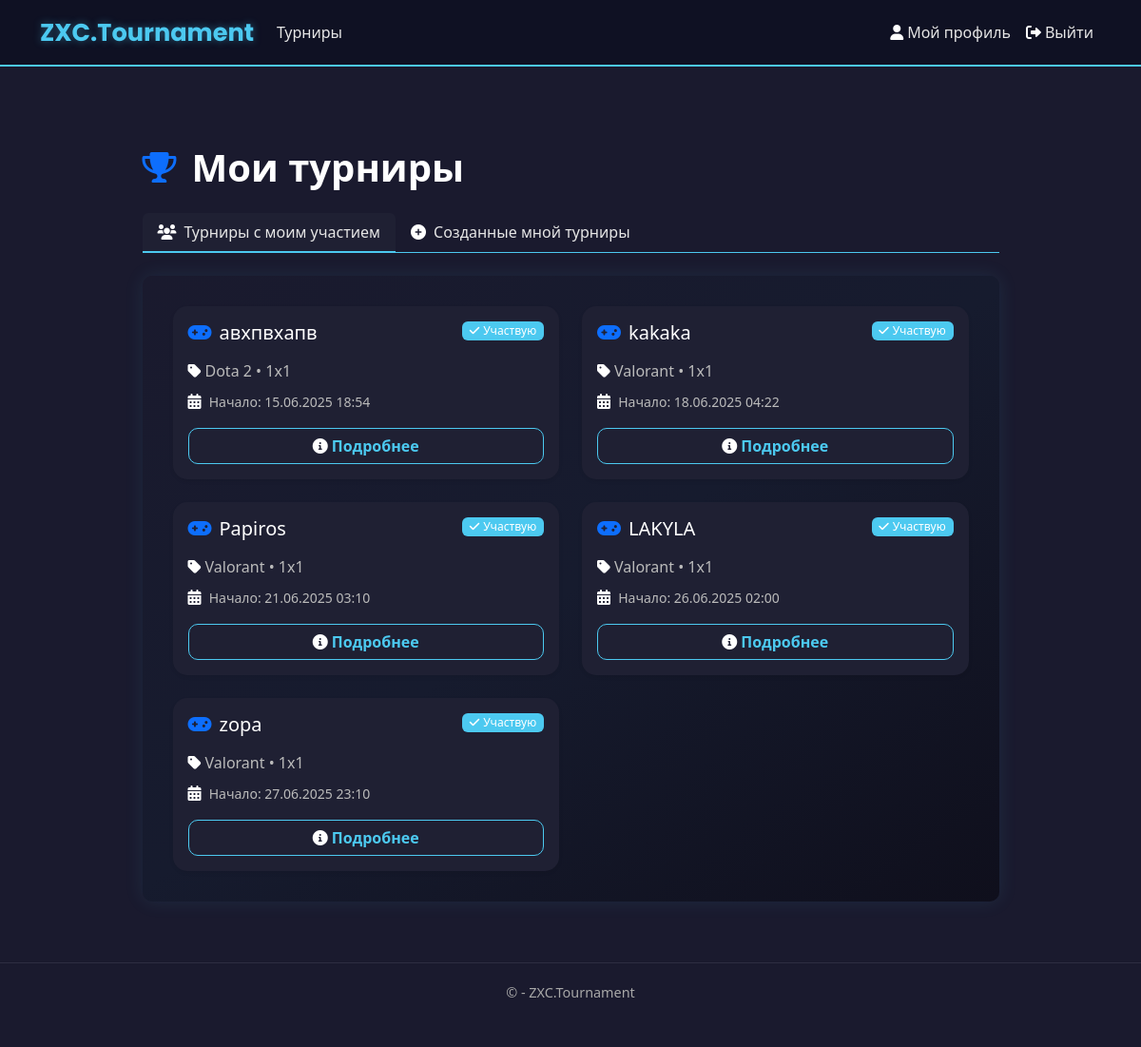
/tournaments/my/ (signed in), run on an earlier commit of the app's database.
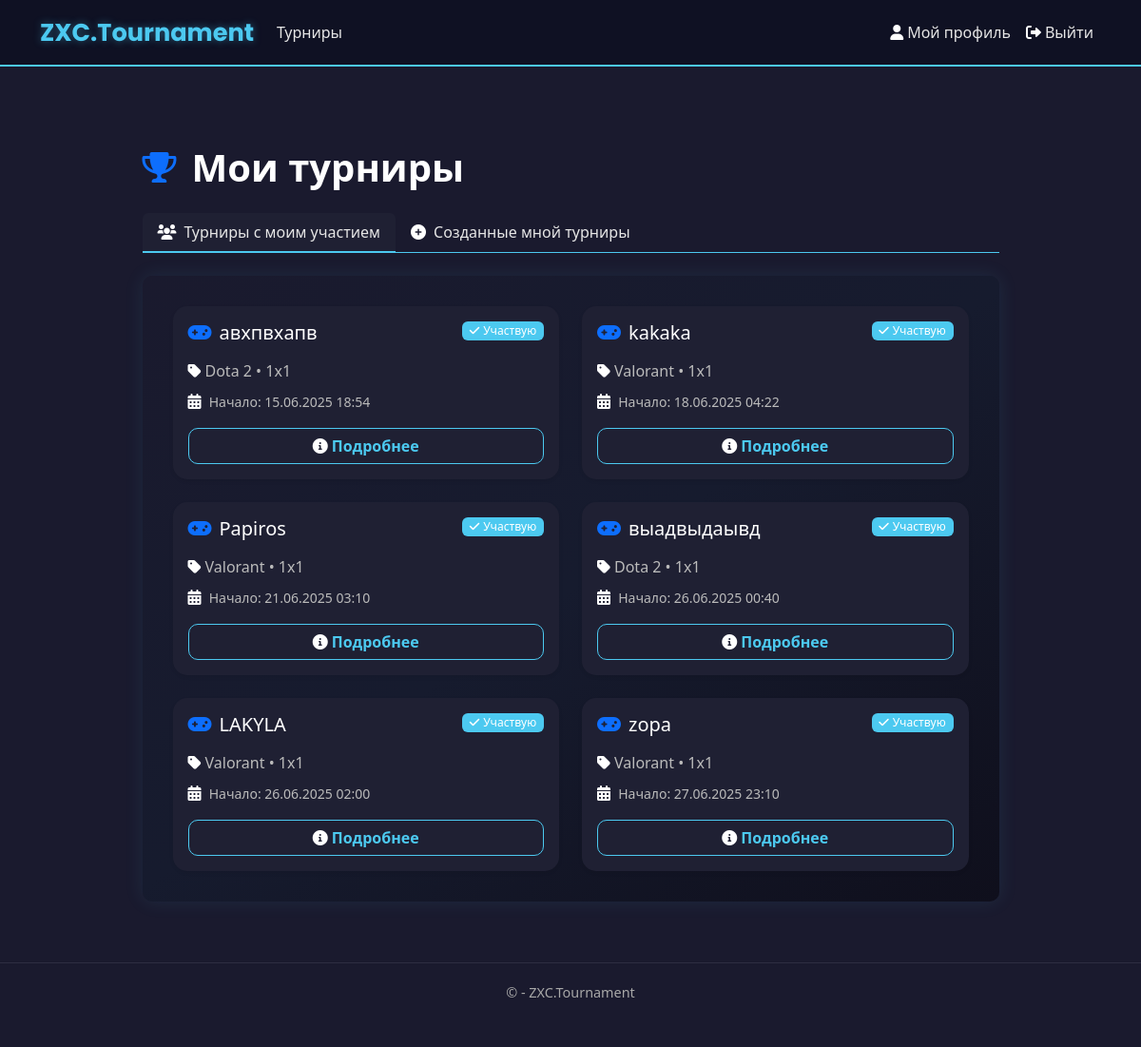
And on a later commit of the database.
### app/models.py (models this page shows, shortened)
class Tournament(models.Model):
    DISCIPLINE_CHOICES = [
        ('Dota 2', 'Dota 2'),
        ('CS 2', 'CS 2'),
        ('Valorant', 'Valorant'),
        ('LoL', 'League of Legends'),
    ]
    FORMAT_CHOICES = [
        ('1x1', '1x1'),
        ('2x2', '2x2'),
        ('3x3', '3x3'),
        ('5x5', '5x5'),
    ]
    TOURNAMENT_FORMAT_CHOICES = [
        ('single_elimination', 'Single Elimination'),
        ('double_elimination', 'Double Elimination'),
        ('round_robin', 'Round Robin'),
    ]
    TEAM_COUNT_CHOICES = [(i, str(i)) for i in range(2, 513)]
    LOCATION_CHOICES = [
        ('China', 'Китай'),
        ('Western Europe', 'Западная Европа'),
        ('Eastern Europe', 'Восточная Европа'),
        ('Southeast Asia', 'ЮВ Азия'),
        ('North America', 'Северная Америка'),
        ('South America', 'Южная Америка'),
    ]
    name = models.CharField(max_length=50, verbose_name="Название турнира")
    max_teams = models.IntegerField(choices=TEAM_COUNT_CHOICES, verbose_name="Максимальное количество команд")
    start_date = models.DateTimeField(verbose_name="Дата начала")
    discipline = models.CharField(max_length=50, choices=DISCIPLINE_CHOICES, verbose_name="Дисциплина")
    game_format = models.CharField(max_length=50, choices=FORMAT_CHOICES, verbose_name="Формат игры")
    tournament_format = models.CharField(max_length=50, choices=TOURNAMENT_FORMAT_CHOICES, verbose_name="Формат турнира", blank=True, null=True)
    location = models.CharField(max_length=50, choices=LOCATION_CHOICES, verbose_name="Локация")
    description = models.TextField(max_length=1000, verbose_name="Описание", blank=True, null=True)
    creator = models.ForeignKey(User, on_delete=models.CASCADE, verbose_name="Создатель")
    created_at = models.DateTimeField(default=timezone.now, verbose_name="Дата создания")
    is_active = models.BooleanField(default=True, verbose_name="Активный")
    registered_teams = models.ManyToManyField(
        'Team',
        through='TournamentRegistration',
        related_name='tournaments',
        blank=True,
        verbose_name="Зарегистрированные команды"
    )
    class Meta:
        ordering = ['-created_at']
        verbose_name = 'Турнир'
        verbose_name_plural = 'Турниры'
    def registered_teams_count(self):
        return self.registered_teams.count()

### app/views.py (the view)
# urls.py: path('tournaments/my/', views.my_tournaments, name='my_tournaments'),
@login_required
def my_tournaments(request):
    user_teams = Team.objects.filter(Q(captain=request.user) | Q(members=request.user)).distinct()
    participating_tournaments = Tournament.objects.filter(
        registered_teams__in=user_teams,
        is_active=True
    ).order_by('start_date')
    created_tournaments = Tournament.objects.filter(
        creator=request.user,
        is_active=True
    ).order_by('start_date')
    return render(request, 'app/tournaments/my_tournaments.html', {
        'participating_tournaments': participating_tournaments,
        'created_tournaments': created_tournaments,
        'title': 'Мои турниры'
    })

### app/templates/app/tournaments/my_tournaments.html (shortened to what this page needs)
{% extends "app/layout.html" %}
{% load static %}
{% block content %}
<div class="container mt-5 py-4">
    <div class="row justify-content-center">
        <div class="col-lg-10">
            <div class="d-flex align-items-center mb-4">
                <i class="fas fa-trophy fa-2x text-primary me-3"></i>
                <h1 class="mb-0">Мои турниры</h1>
            </div>
            <ul class="nav nav-tabs mb-4" id="myTournamentsTab" role="tablist">
                <li class="nav-item" role="presentation">
                    <button class="nav-link active" id="participating-tab" data-bs-toggle="tab"
                            data-bs-target="#participating" type="button" role="tab"
                            aria-controls="participating" aria-selected="true">
                        <i class="fas fa-users me-2"></i>Турниры с моим участием
                    </button>
                </li>
                <li class="nav-item" role="presentation">
                    <button class="nav-link" id="created-tab" data-bs-toggle="tab"
                            data-bs-target="#created" type="button" role="tab"
                            aria-controls="created" aria-selected="false">
                        <i class="fas fa-plus-circle me-2"></i>Созданные мной турниры
                    </button>
                </li>
            </ul>
            <div class="tab-content my-tournaments-container" id="myTournamentsTabContent">
                <div class="tab-pane fade show active" id="participating" role="tabpanel"
                     aria-labelledby="participating-tab">
                    {% if participating_tournaments %}
                    <div class="row g-4">
                        {% for tournament in participating_tournaments %}
                        <div class="col-md-6">
                            <div class="card h-100 shadow-sm">
                                <div class="card-body">
                                    <div class="d-flex align-items-start justify-content-between mb-3">
                                        <h5 class="card-title mb-0">
                                            <i class="fas fa-gamepad me-2 text-primary"></i>{{ tournament.name }}
                                        </h5>
                                        <span class="badge bg-success">
                                            <i class="fas fa-check me-1"></i>Участвую
                                        </span>
                                    </div>
                                    <p class="card-text text-muted mb-2">
                                        <i class="fas fa-tag me-1"></i>{{ tournament.discipline }} • {{ tournament.get_game_format_display }}
                                    </p>
                                    <p class="card-text text-muted mb-3">
                                        <i class="fas fa-calendar-alt me-1"></i>
                                        <small>Начало: {{ tournament.start_date|date:"d.m.Y H:i" }}</small>
                                    </p>
                                    <div class="d-grid">
                                        <a href="{% url 'tournament_detail' tournament_id=tournament.id %}"
                                           class="btn btn-outline-primary">
                                            <i class="fas fa-info-circle me-1"></i>Подробнее
                                        </a>
                                    </div>
                                </div>
                            </div>
                        </div>
                        {% endfor %}
                    </div>
                    {% endif %}
                </div>
            </div>
        </div>
    </div>
</div>
{% endblock %}

What changed in the data, as far as the page shows it:
added Tournament: name "выадвыдаывд", discipline "Dota 2", game_format "1x1", start_date "26.06.2025 00:40"
